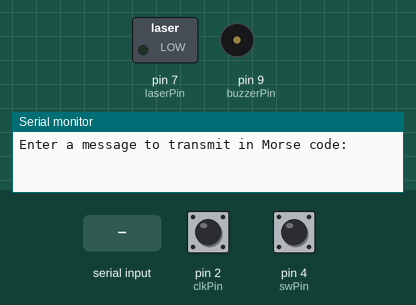
Recording of a sketch running on a simulated Arduino Uno, built with avr-gcc and run on an emulated ATmega328P. Parts: switched loads named in the sketch (green lamp = pin HIGH), buzzer (waves = sounding), the last lines printed to the serial monitor. The test bench sets the inputs (shaded band); at power-on: pin 2 (clkPin) HIGH, pin 4 (swPin) HIGH.

Above: at 1.2 s.
1.3 s: "1\n" received over Serial
At 1.52 s:
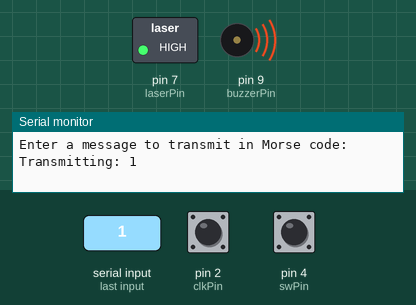
At 3.7 s:
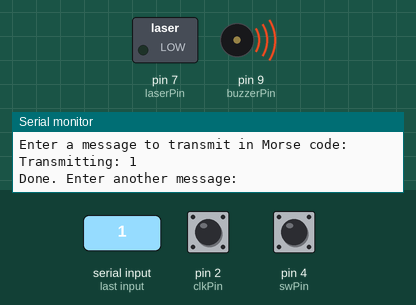
Timing chart, 0 to 5.2 s (numbered marks = the images above; inputs shaded):
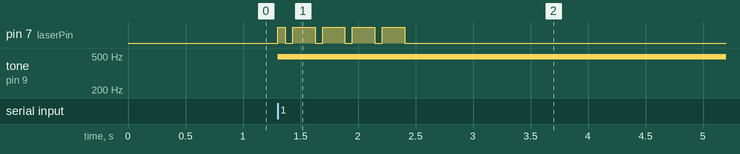

The sketch:

MorseMachine.ino
```cpp
//This is the Arduino code for the Morse Machine
// by Robert Fleming

const int buzzerPin = 9;
const int laserPin = 7;
const int clkPin = 2;
const int dtPin  = 3;
const int swPin  = 4;

int volume = 128;
int lastClkState;
int speedUnit = 65;

bool muted = false;
unsigned long lastButtonTime = 0;
const unsigned long debounceDelay = 400;

enum EncoderMode {
  MODE_VOLUME,
  MODE_SPEED
};

EncoderMode encoderMode = MODE_VOLUME;

// letters and numbers
const char letters[] = "ABCDEFGHIJKLMNOPQRSTUVWXYZ0123456789";

//Morse characters
const char* morse[] = {
  ".-", "-...", "-.-.", "-..", ".", "..-.", "--.", "....", "..", ".---",
  "-.-", ".-..", "--", "-.", "---", ".--.", "--.-", ".-.", "...", "-",
  "..-", "...-", ".--", "-..-", "-.--", "--..",
  "-----", ".----", "..---", "...--", "....-", ".....",
  "-....", "--...", "---..", "----."
};

void setup() {
  pinMode(buzzerPin, OUTPUT);
  pinMode(laserPin, OUTPUT);

  pinMode(clkPin, INPUT);
  pinMode(dtPin, INPUT);
  pinMode(swPin, INPUT_PULLUP);

  digitalWrite(buzzerPin, LOW);
  digitalWrite(laserPin, LOW);

  lastClkState = digitalRead(clkPin);

  Serial.begin(9600);
  Serial.println("Enter a message to transmit in Morse code:");
}

void loop() {

  if (Serial.available()) {
    String message = Serial.readStringUntil('\n');
    message.toUpperCase();

    Serial.print("Transmitting: ");
    Serial.println(message);

    transmitMessage(message);

    Serial.println("Done. Enter another message:");
  }

}

void readEncoder() {
  int clkState = digitalRead(clkPin);

  if (clkState != lastClkState) {
    int direction = (digitalRead(dtPin) != clkState) ? 1 : -1;

    if (encoderMode == MODE_VOLUME) {
      volume += direction * 5;
      volume = constrain(volume, 0, 255);

      Serial.print("Volume: ");
      Serial.println(volume);
    }
    else if (encoderMode == MODE_SPEED) {
      speedUnit += direction * 5;
      speedUnit = constrain(speedUnit, 20, 300);

      Serial.print("Speed unit: ");
      Serial.println(speedUnit);
    }
  }

  lastClkState = clkState;
}


void smartDelay(unsigned long duration) {
  unsigned long start = millis();
  while (millis() - start < duration) {
    readEncoder();   // keep updating volume
    handleModeButton();
  }
}

void transmitMessage(String message) {
  for (int i = 0; i < message.length(); i++) {
    char c = message[i];
    if (c == ' ') {
      smartDelay(speedUnit * 7); // word gap
    } else {
      const char* code = getMorse(c);
      if (code != NULL) {
        transmitMorse(code);
        smartDelay(speedUnit * 3); // letter gap
      }
    }
  }
}

const char* getMorse(char c) {
  for (int i = 0; i < sizeof(letters) - 1; i++) {
    if (letters[i] == c) {
      return morse[i];
    }
  }
  return NULL; // unsupported character
}

void transmitMorse(const char* code) {
  for (int i = 0; code[i] != '\0'; i++) {

    if (!muted) {
      analogWrite(buzzerPin, volume);
    }
    digitalWrite(laserPin, HIGH);

    if (code[i] == '.') {
      smartDelay(speedUnit);
    } else if (code[i] == '-') {
      smartDelay(speedUnit * 3);
    }

    analogWrite(buzzerPin, 0);
    digitalWrite(laserPin, LOW);

    smartDelay(speedUnit);
  }
}

void handleModeButton() {
  static bool lastButtonState = HIGH;
  bool buttonState = digitalRead(swPin);

  if (buttonState == LOW && lastButtonState == HIGH) {
    if (millis() - lastButtonTime > debounceDelay) {
      // Toggle mode
      encoderMode = (encoderMode == MODE_VOLUME)
                    ? MODE_SPEED
                    : MODE_VOLUME;

      Serial.print("Encoder mode: ");
      Serial.println(encoderMode == MODE_VOLUME ? "VOLUME" : "SPEED");

      lastButtonTime = millis();
    }
  }

  lastButtonState = buttonState;
}
```

Measured:
- after the input at 1.3 s, pin 7 (laserPin): LOW → HIGH at once, then repeats every 0.26 s: LOW 0.07 s, HIGH 0.19 s, until it stays LOW from 2.4 s; tone on pin 9 (buzzerPin): silent → 490 Hz at once
